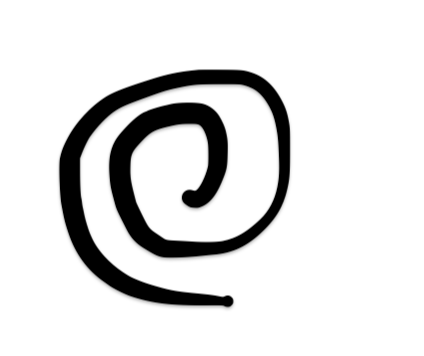
#> input picture Spiral.png, 424 x 356 px, found by its file name
$ python blurring.py
#> lines starting #> are read from the running program, lines starting #| are printed output that depends on the picture; after the words box and inside, x2 and y2 are one past the last pixel; in counts of white or black regions, pixels touching at a corner belong together
import numpy as np
import cv2
import ot
import math
import matplotlib.pyplot as plt
from ot.utils import *
import pandas as pd
import time

np.random.seed(57)

### GLOBAL VARIABLES
dim1 = 64
dim2 = 64
squares = []
for i in range(dim1):
     for j in range(dim2):
        squares.append((i,j))
cost_matrix = np.ones([dim1*dim2,dim1*dim2])
for (index_1, (i,j)) in enumerate(squares):
    for (index_2, (a,b)) in enumerate(squares):
        cost_matrix[index_1,index_2] = np.sqrt((a-i)**2+(b-j)**2)


### Spiral Image
img_path = "/Users/rohanbuluswar/Desktop/CS_Research/Spiral.png"
img = cv2.imread(img_path, 0)
#> img is the input picture: shape (356, 424); min 0, max 255, mean 224.3
img = cv2.resize(img, (dim1,dim2))
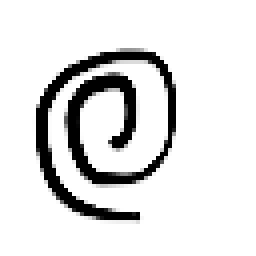
#> img: shape (64, 64) (shown 4 times larger); min 0, max 255, mean 224.4

reverse_img = np.ones([dim1,dim2])
for x in range(dim1):
    for y in range(dim2):
        reverse_img[x,y] = (255-img[x,y])
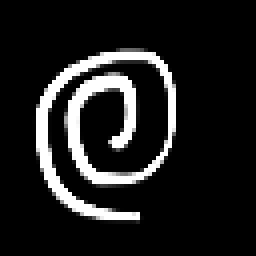
#> reverse_img: shape (64, 64) float64 (shown 4 times larger); min 0, max 255, mean 30.6

tot = np.sum(reverse_img)
#> tot = 125374
init_img = np.ones([dim1,dim2])
for x in range(dim1):
    for y in range(dim2):
        init_img[x,y] = reverse_img[x,y]/tot


# [32 lines left out: function show_sample, not called in this run]


def show_empirical(counts):
    """
    Displays a collection of particles.
    Input:
        counts - dictionary; keys are indices (i,j), values are # particles
    """
    matrix = np.ones([dim1,dim2])
    for i in range(dim1):
        for j in range(dim2):
            if counts[(i,j)]>0:
                matrix[i,j] = 0
            else:
                matrix[i,j] = 255
    cv2.imshow("photo", matrix)
    cv2.waitKey(0)
    cv2.destroyAllWindows()


# [37 lines left out: functions recover_diagonals, recover_diagonals_iter, not called in this run]


"""Performs one step of the SDE given a matrix of particle locations (dictionary) instead of a probability matrix. """
def general_SDE_from_sample(sample, init_matrix, dt, lam, method, sinkhorn_reg=1, reg_og = 1, reg_sample = 1, warm_start = None, u_initial = None, v_initial = None):
    """
    Performs one step of the SDE.
    Inputs:
        sample             - dictionary; keys are indices (i,j); values are # of particles
        init_matrix        - dim1 x dim2 array giving initial empirical distribution
        dt                 - time step used in discretizing SDE
        lam                - weighting parameter in original optimization problem
        method             - specifies if OT is standard, entropic, or unbalanced
        sinkhorn_reg       - regularization parameter in entropic OT
        reg_og, reg_sample - regularization parameters in unbalanced OT
        warm_start         - specifies if warmstart functionality of entropic OT is used
    Returns:
        new_counts         - updated dictionary giving positions of particles
        vec_fields         - vector field displaying drift of SDE
    """

    ### Initializing list of squares, deriving probability matrix from sample.
    ### Initializing current and initial probability distributions, and new counts dictionary.
    vec_field = np.zeros((dim1, dim2, 2))

    curr_prob = []
    prob_og = []
    new_counts = {}
    total = sum(sample.values())
    for i in range(dim1):
        for j in range(dim2):
            prob_og.append(init_matrix[i,j])
            new_counts[(i,j)] = 0
    for index, val in enumerate(squares):
        curr_prob.append(sample[val] / total)

    ### Initializing cost matrix and solving optimal transport

    if method == "entropic" and warm_start:
        T = ot.sinkhorn(np.array(curr_prob),np.array(prob_og),cost_matrix, sinkhorn_reg, warmstart = (u_initial, v_initial))
    elif method == "entropic":
        T = ot.sinkhorn(np.array(curr_prob),np.array(prob_og),cost_matrix, sinkhorn_reg)
    if method == "standard":
        T = ot.emd(curr_prob,prob_og,cost_matrix)
    if method == "unbalanced" and warm_start:
        T = ot.sinkhorn_unbalanced(curr_prob, prob_og, cost_matrix, reg = sinkhorn_reg, reg_m = (reg_sample,reg_og), warmstart = (u_initial, v_initial))
    elif method == "unbalanced":
        T = ot.sinkhorn_unbalanced(curr_prob, prob_og, cost_matrix, reg = sinkhorn_reg, reg_m = (reg_sample,reg_og))


    ### Moving each particle
    for index, square in enumerate(squares):
        x_coords = 0
        y_coords = 0
        for _ in range(sample[square]):
            x_0 = square[0]
            y_0 = square[1]
            B_x = np.random.normal(0,dt)
            B_y = np.random.normal(0,dt)
            row = T[index]
            x_sum = 0
            y_sum = 0
            if row.sum() == 0:
                x_sum = x_0
                y_sum = y_0
            elif row.sum() > 0 :
                for index, (i,j) in enumerate(squares):
                    x_sum += (row[index]*i)/row.sum()
                    y_sum += (row[index]*j)/row.sum()
            new_x = x_0 - dt*(2*x_0-2*x_sum)+lam*np.sqrt(2)*B_x
            new_y = y_0 - dt*(2*y_0-2*y_sum)+lam*np.sqrt(2)*B_y
            if new_x < 0:
                new_x = 0
            elif new_x >= dim1-0.5:
                new_x = dim1-1
                print("warning - x too large")
            else:
                new_x = np.round(new_x,0)
            if new_y < 0:
                new_y = 0
            elif new_y >= dim2-0.5:
                new_y = dim2-1
                print("warning - y too large")
            else:
                new_y = np.round(new_y,0)
            new_counts[(new_x,new_y)]+=1
            x_coords += - dt*(2*x_0-2*x_sum)
            y_coords += - dt*(2*y_0-2*y_sum)
        (i,j) = square
        if sample[square] > 0:
            vec_field[i,j,0] = x_coords/sample[square]
            vec_field[i,j,1] = y_coords/sample[square]
        else:
            vec_field[i,j,0] = 0
            vec_field[i,j,1] = 0
    return (new_counts, vec_field, T)


# [196 lines left out: functions general_simulate_SDE, general_test_SDE, test_SDE_from_sample, plot_vector_field, not called in this run]


def generate_sample(size,init_sample, dt, lam, steps, method, sinkhorn_reg=1, reg_og = 1, reg_sample = 1, warm_start = False):
    """
    Tests the algorithm given an underlying distribution and the hyperparameters by taking sample, measuring OT decrease.
    Inputs:
        size               - size of the desired sample
        init_sample        - dictionary representing given empirical distribution
        dt                 - float, time step used in discretizing SDE
        lam                - float, weighting parameter in original optimization problem
        steps              - integer, number of steps taken
        N                  - integer, number of copies of each particle taken at beginning
        method             - specifies if OT is standard, entropic, or unbalanced
        sinkhorn_reg       - float, regularization parameter in entropic OT
        reg_og, reg_sample - floats, regularization parameters in unbalanced OT
        warm_start         - specifies if warmstart functionality of entropic OT is used
    Returns:
        output_matrix      - dictionary; final positions of sampled points
    """

    ### Initially sampling from white noise
    probabilities = []
    counts = {}
    for i in range(dim1):
        for j in range(dim2):
            probabilities.append(noise[i,j])
            counts[(i,j)] = 0
    sample = np.random.choice(len(squares), size, p=probabilities)
    for index, val in enumerate(sample):
        counts[squares[val]] += 1

    warm = warm_start


    new_matrix_dict = counts
    prob_matrix = np.ones([dim1,dim2])
    total = sum(init_sample.values())
    for i in range(dim1):
        for j in range(dim2):
            prob_matrix[(i,j)] = init_sample[(i,j)] / total
    u = None
    v = None
    for iter in range(steps):
        print("We are in "+ str(iter))
        if iter > 0:
            updated_matrix, _, T = general_SDE_from_sample(new_matrix_dict, prob_matrix, dt, lam, method = method, sinkhorn_reg = sinkhorn_reg, reg_og = reg_og, reg_sample=reg_sample, u_initial = u, v_initial= v, warm_start = warm)
        if iter == 0:
            updated_matrix, _, T = general_SDE_from_sample(new_matrix_dict, prob_matrix, dt, lam, method = method, sinkhorn_reg = sinkhorn_reg, reg_og = reg_og, reg_sample=reg_sample, warm_start = False)
        new_matrix_dict = updated_matrix

        if warm:
            u,v = recover_diagonals_iter(T, lam, cost_matrix, 15)

    return new_matrix_dict


### CREATING EXAMPLE DISTRIBUTIONS


### Generate Gaussian
mean = [35, 40]
var = [25,15]
gaussian = np.ones([dim1,dim2])
for i in range(dim1):
    for j in range(dim2):
        exponent = -0.5 * (((i-mean[0])**2 / var[0])+((j-mean[1])**2 / var[1]))
        gaussian[i,j] = math.exp(exponent)
total = gaussian.sum()
for i in range(dim1):
    for j in range(dim2):
        gaussian[i,j] = gaussian[i,j] / total


### White noise as Gaussian
mean = [dim1/2, dim2/2]
var = [40,40]
noise = np.ones([dim1,dim2])
for i in range(dim1):
    for j in range(dim2):
        exponent = -0.5 * (((i-mean[0])**2 / var[0])+((j-mean[1])**2 / var[1]))
        noise[i,j] = math.exp(exponent)
total = noise.sum()
for i in range(dim1):
    for j in range(dim2):
        noise[i,j] = noise[i,j] / total

### Generate Mixed Gaussian
mean_1 = [20,20]
mean_2 = [50,50]
var_1 = [15,20]
var_2 = [20,15]
weight_1 = 0.4
mixed = np.zeros([dim1,dim2])
for i in range(dim1):
    for j in range(dim2):
        exp_1 =  -0.5 * (((i-mean_1[0])**2 / var_1[0])+((j-mean_1[1])**2 / var_1[1]))
        mixed[i,j] += math.exp(exp_1)
        exp_2 =  -0.5 * (((i-mean_2[0])**2 / var_2[0])+((j-mean_2[1])**2 / var_2[1]))
        mixed[i,j] += math.exp(exp_2)

mixed_total = mixed.sum()

for i in range(dim1):
    for j in range(dim2):
        mixed[i,j] = mixed[i,j] / mixed_total


### Distribution on Circle
center = [30,30]
rad_lower = 11
rad_upper = 14
circular = np.ones([dim1,dim2])
for i in range(dim1):
    for j in range(dim2):
        if rad_lower**2 < (center[0]-i)**2+(center[1]-j)**2 < rad_upper**2:
            circular[i,j] = 1
        else:
            circular[i,j] = 0
circ_total = circular.sum()
for i in range(dim1):
    for j in range(dim2):
        circular[i,j] = circular[i,j]/circ_total


### Uniform Distribution
uniform = np.ones([dim1,dim2])
for i in range(dim1):
    for j in range(dim2):
        uniform[i,j] = uniform[i,j] / (dim1*dim2)


#### TESTING Density Estimation

"""start = time.time()
output_matrix, vec_fields = general_test_SDE(gaussian, dt=1, lam=0.1, steps=40, N=3, m=300, method="entropic", sinkhorn_reg = 10000, warm_start=True, reg_og =1, reg_sample = 1)
end = time.time()
print("Time taken  = " +str(end-start) + " seconds")
show_empirical(output_matrix)"""


### TESTING Sampling

probabilities = []
counts = {}
for i in range(dim1):
    for j in range(dim2):
        probabilities.append(gaussian[i,j])
        counts[(i,j)] = 0
sample = np.random.choice(len(squares), 150, p=probabilities)
for index, val in enumerate(sample):
    counts[squares[val]] += 1

show_empirical(counts)
#> in show_empirical, `cv2.imshow("photo", matrix)`:
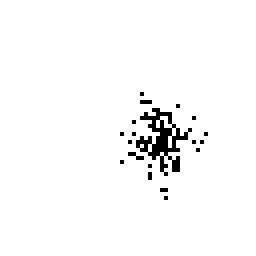
#> window 'photo': shape (64, 64) (shown 4 times larger); 97.3% white; black in thin lines or dots, all inside (x1, y1, x2, y2) = (30, 23, 52, 50)
generated = generate_sample(size=600,init_sample=counts, dt=0.1, lam=0.3, steps=40, method="standard", sinkhorn_reg=10000, reg_og = 1, reg_sample = 1, warm_start = False)
#> (the run stopped early here; a loop or call above may not have finished)

$ run again, with Square.png copied over Spiral.png
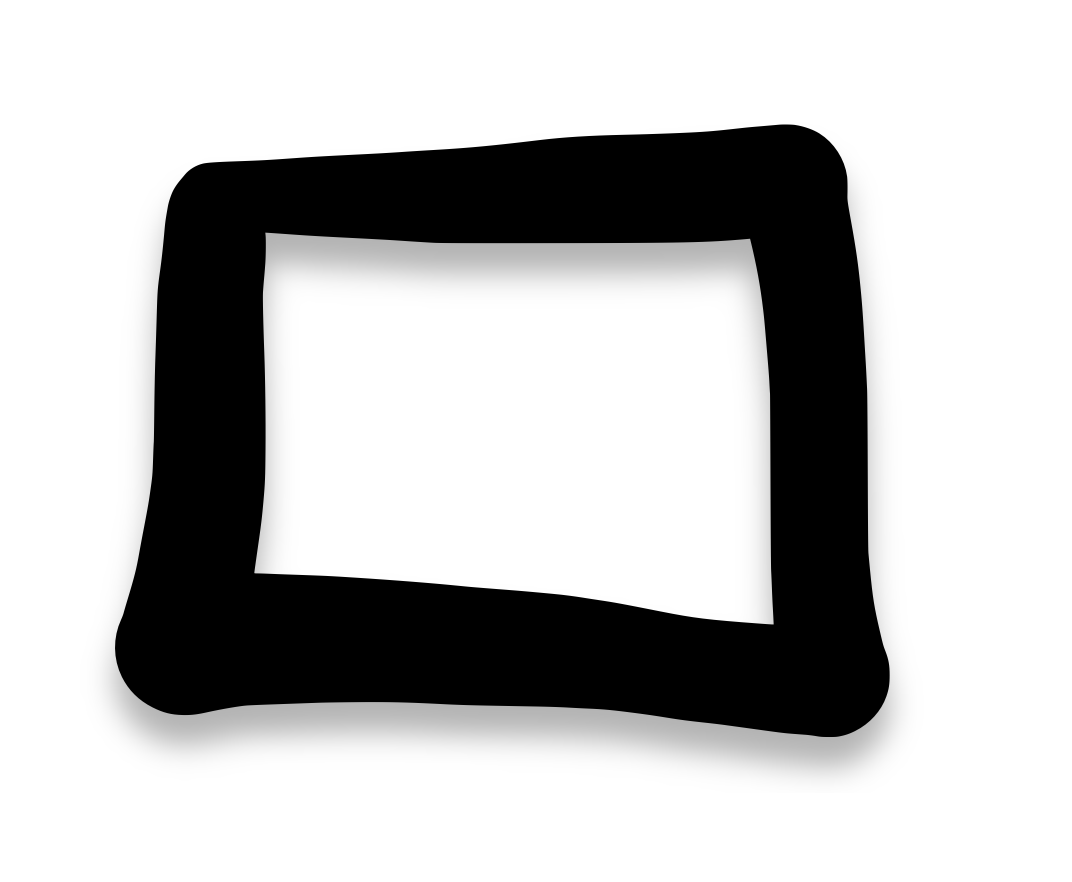
#> input picture Square.png, 1072 x 882 px, found by its file name
#> img is the input picture: shape (882, 1072); min 0, max 255, mean 189.3
#> `img = cv2.resize(img, (dim1,dim2))`:
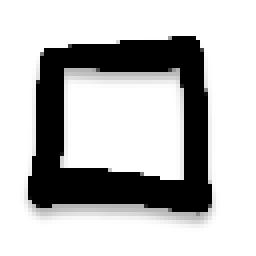
#> img: shape (64, 64) (shown 4 times larger); min 0, max 255, mean 188.8
#> after the loop `for x in range(dim1):`:
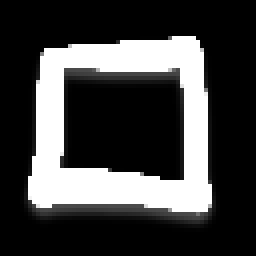
#> reverse_img: shape (64, 64) float64 (shown 4 times larger); min 0, max 255, mean 66.2
#> tot = 271012
